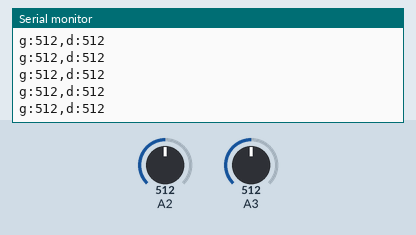
Recording of a sketch running on a simulated Arduino Uno, built with avr-gcc and run on an emulated ATmega328P. Parts: the last lines printed to the serial monitor. Inputs (shaded band) come from the test bench; at power-on: A2 = 512, A3 = 512.

Above: at 1.2 s.
1.3 s: A2 set to 716
At 1.31 s:
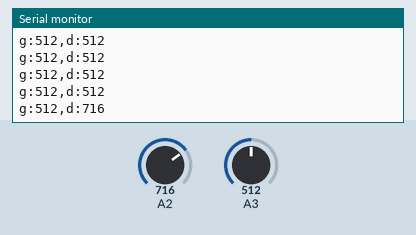
2.8 s: A3 set to 716
At 2.82 s:
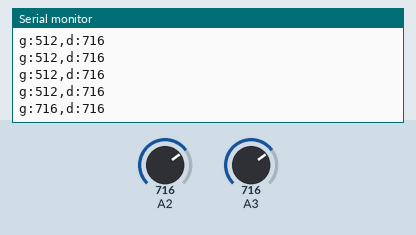
4.3 s: A2 set to 900
At 4.33 s:
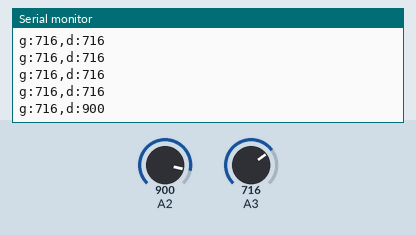
5.8 s: A3 set to 900
At 5.84 s:
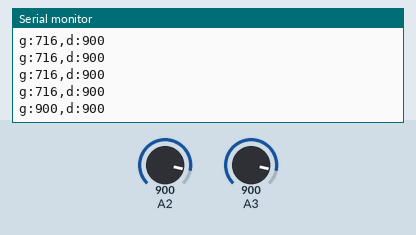
Timing chart, 0 to 8.3 s (numbered marks = the images above; inputs shaded):
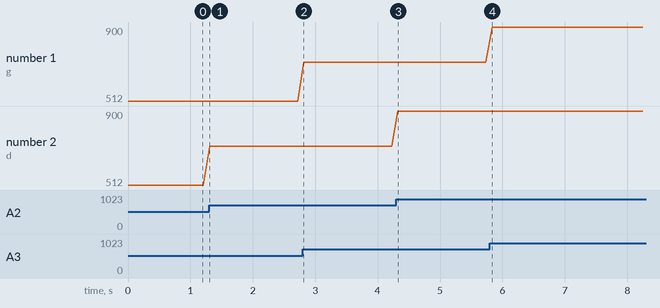

Measured:
- after the input at 1.3 s, the serial monitor: prints a new line at once (image 1)
- after the input at 2.8 s, the serial monitor: prints a new line at once (image 2)
- after the input at 4.3 s, the serial monitor: prints a new line at once (image 3)
- after the input at 5.8 s, the serial monitor: prints a new line at once (image 4)
- plotted number 2: 512 → 716 after the input at 1.3 s, 716 → 900 after the input at 4.3 s

The sketch:

ranger_luminosite.ino
```cpp
void setup() {
  Serial.begin(9600);
}

void loop() {
  int valG = analogRead(A3); // Capteur gauche
  int valD = analogRead(A2); // Capteur droit

  Serial.print("g:");
  Serial.print(valG);
  Serial.print(",d:");
  Serial.println(valD);

  delay(100);
}
```
